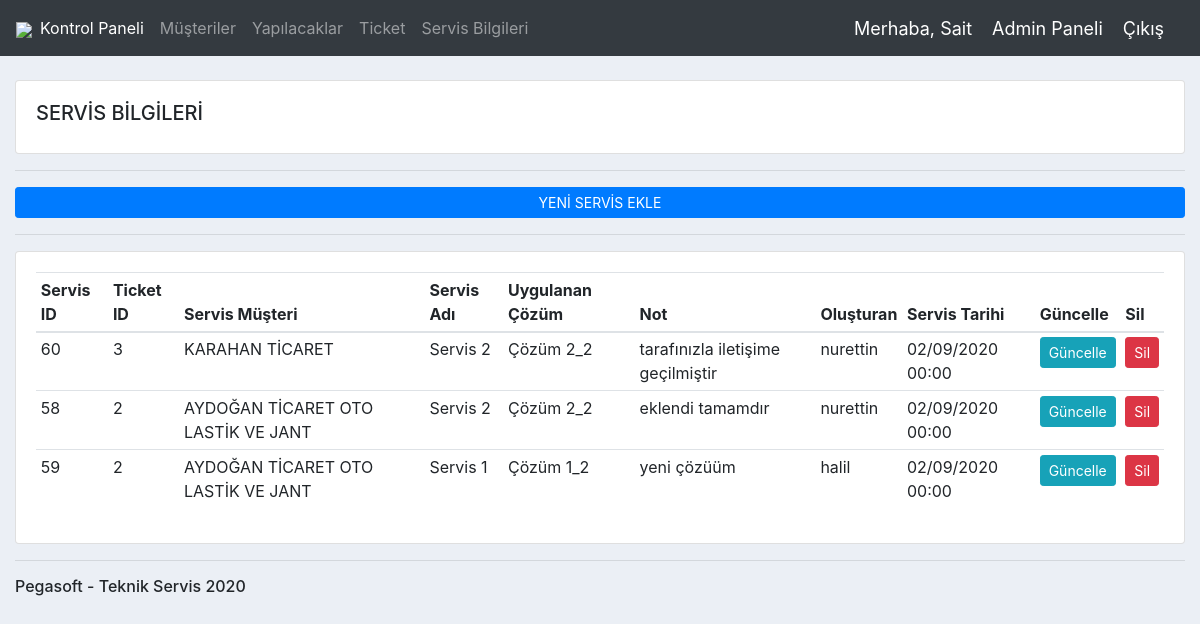
/services/ (signed in), run on the app's committed database.
### accounts/models.py (models this page shows, shortened)
class Service(models.Model):
	ticketNumber = models.CharField(max_length=10, null=True, blank=True)
	serviceCustomer = models.ForeignKey(Customer, null=True, on_delete= models.SET_NULL)
	serviceName = models.CharField(max_length=1000, null=True, choices=SERVICE_CHOICES)
	solutionName = models.CharField(max_length=1000, null=True, choices=SOLUTION_CHOICES)
	note = models.CharField(max_length=1000, blank=True)
	serviceDate = models.DateTimeField(null=True)
	user = models.ForeignKey(User, null=True, on_delete= models.SET_NULL)
	class Meta:
		get_latest_by = 'id'
		ordering = ('serviceCustomer',)

class Customer(models.Model):
	MAINTENANCE = (
		('Aktif','Aktif'),
		('Pasif','Pasif'),
		)
	STATUS = (
		('Gönderildi','Gönderildi'),
		('Gönderilmedi','Gönderilmedi'),
		)
	userName = models.OneToOneField(User, null=True,blank=True, on_delete= models.CASCADE)
	name = models.CharField(max_length=200, null=True, blank=True)
	person = models.CharField(max_length=200, null=True, blank=True)
	phone = models.CharField(max_length=200, null=True, blank=True)
	gsm = models.CharField(max_length=200, null=True, blank=True)
	fax = models.CharField(max_length=200, null=True, blank=True)
	email = models.CharField(max_length=200, null=True, blank=True)
	adress = models.CharField(max_length=1000, null=True, blank=True)
	city = models.CharField(max_length=200, null=True, blank=True)
	town = models.CharField(max_length=50, null=True, blank=True)
	productName = models.CharField(max_length=200, null=True, blank=True)
	productKey = models.CharField(max_length=200, null=True, blank=True)
	productClient = models.CharField(max_length=10, null=True, blank=True)
	taxNumber = models.CharField(max_length=200, null=True, blank=True)
	taxAdmin = models.CharField(max_length=200, null=True, blank=True)
	dateCreated = models.DateTimeField(auto_now_add=True, null=True)
	maintenance = models.CharField(max_length=200, null=True, blank=True, choices=MAINTENANCE)
	maintenanceStartDate = models.DateTimeField(null=True, blank=True)
	maintenanceEndDate = models.DateTimeField(null=True, blank=True)
	emailStatus = models.CharField(max_length=200, null=True, blank=True, choices=STATUS)
	def __str__(self):
		return self.name

### accounts/decorators.py (the view)
		def WrapperFunc(request,*args,**kwargs):
			group = None
			if request.user.groups.exists():
				group = request.user.groups.all()[0].name
			if group in allowed_roles:
				return view_func(request,*args,**kwargs)
			else:
				return HttpResponse('Bu sayfayı görüntülemeye yetkiniz bulunmamaktadır.')

### accounts/views.py (called while the page is built)
@login_required(login_url='login')
@AllowedUsers(allowed_roles=['admin','personal'])
def services(request):
	services = Service.objects.all()
	myFilter = ServiceFilter(request.GET, queryset=services)
	services = myFilter.qs
	auth = request.user.groups.all()[0].name
	context = {'services':services,'myFilter':myFilter,'auth':auth}
	return render(request, 'accounts/services.html', context)

### accounts/templates/accounts/services.html (shortened to what this page needs)
{%  extends 'accounts/main.html' %}
{% block content %}
<br>
<div class="row">
	<div class="col-md">
		<div class="card card-body">
			<h5>SERVİS BİLGİLERİ</h5>
		</div>
		<hr>
		<a class="btn btn-primary  btn-sm btn-block" href="{% url 'search_service' %}">YENİ SERVİS EKLE</a>
		<hr>
		<div class="card card-body">
			<table data-order='[[ 0, "desc" ]]' id="table_id" class="table table-sm">
				<thead>
					<tr><th>Servis ID</th>
						<th>Ticket ID</th>
						<th>Servis Müşteri</th>
						<th>Servis Adı</th>
						<th>Uygulanan Çözüm</th>
						<th>Not</th>
						<th>Oluşturan</th>
						<th>Servis Tarihi</th>
						<th>Güncelle</th>
						<th>Sil</th>
					</tr>
				</thead>
				<tbody>
					<tr>
						{% for service in services %}
						<td>{{service.id}}</td>
						<td>{{service.ticketNumber}}</td>
						<td>{{service.serviceCustomer}}</td>
						<td>{{service.serviceName}}</td>
						<td>{{service.solutionName}}</td>
						<td>{{service.note}}</td>
						<td>{{service.user}}</td>
						<td>{{service.serviceDate}}</td>
						<td><a class="btn btn-sm btn-info" href="{% url 'update_service' service.id %}">Güncelle</a></td>
						<td><a class="btn btn-sm btn-danger" href="{% url 'delete_service' service.id %}">Sil</a></td>
					</tr>
					{% endfor %}
				</tbody>
			</table>
		</div>
	</div>
{% endblock %}
 {% block js %}
     <link rel="stylesheet" type="text/css" href="https://cdn.datatables.net/v/dt/jszip-2.5.0/dt-1.10.21/af-2.3.5/b-1.6.2/b-colvis-1.6.2/b-html5-1.6.2/b-print-1.6.2/cr-1.5.2/fc-3.3.1/kt-2.5.2/r-2.2.5/rg-1.1.2/rr-1.2.7/sl-1.3.1/datatables.min.css"/>
{% endblock %}

### accounts/templates/accounts/navbar.html (shortened to what this page needs)
{% load static %}
<nav class="navbar navbar-expand-lg navbar-dark bg-dark">
  <a href="/"><img src="{% static 'images/logo.png' %}"></a>
  <div class="collapse navbar-collapse" id="navbarNav">
    <ul class="navbar-nav">
      {% if request.user.is_staff %}
        <li class="nav-item active">
          <a class="nav-link" href="{% url 'home' %}">Kontrol Paneli</a>
        </li>
        <li class="nav-item">
          <a class="nav-link" href="{% url 'customers' %}">Müşteriler</a>
        </li>
        <li class="nav-item">
          <a class="nav-link" href="{% url 'todo' %}">Yapılacaklar</a>
        </li>
        <li class="nav-item">
          <a class="nav-link" href="{% url 'all-ticket' %}">Ticket</a>
        </li>
        <li class="nav-item">
          <a class="nav-link" href="{% url 'services' %}">Servis Bilgileri</a>
        </li>
      {% endif %}
    </ul>
  </div>
  {% if auth == 'personal' or auth == 'admin' %}
    <span class="hello-msg">Merhaba, {{request.user.get_short_name}}</span>
    <span ><a  class="hello-msg" href="/admin">Admin Paneli</a></span>
    <span ><a  class="hello-msg" href="{% url 'logout' %}">Çıkış</a></span>
  {% else %}
    <span class="hello-msg">Merhaba, {{request.user.get_full_name}}</span>
    <span ><a  class="hello-msg" href="{% url 'logout' %}">Çıkış</a></span>
  {% endif %}
</nav>

### crm/static/css/main.css (style rules this page uses)
body { background-color: #ebeff5; }

### accounts/templates/accounts/navbar.html (style rules this page uses)
.hello-msg { font-size: 18px; color: #fff; margin-right: 20px; }

### data on the page
Service: id "60", ticketNumber "3", serviceCustomer "KARAHAN TİCARET", serviceName "Servis 2", solutionName "Çözüm 2_2", note "tarafınızla iletişime geçilmiştir", user "nurettin", serviceDate "02/09/2020 00:00"
Service: id "58", ticketNumber "2", serviceCustomer "AYDOĞAN TİCARET OTO LASTİK VE JANT", serviceName "Servis 2", solutionName "Çözüm 2_2", note "eklendi tamamdır", user "nurettin", serviceDate "02/09/2020 00:00"
Service: id "59", ticketNumber "2", serviceCustomer "AYDOĞAN TİCARET OTO LASTİK VE JANT", serviceName "Servis 1", solutionName "Çözüm 1_2", note "yeni çözüüm", user "halil", serviceDate "02/09/2020 00:00"

### other printed values
{{ request.user.get_short_name }} "Sait"
